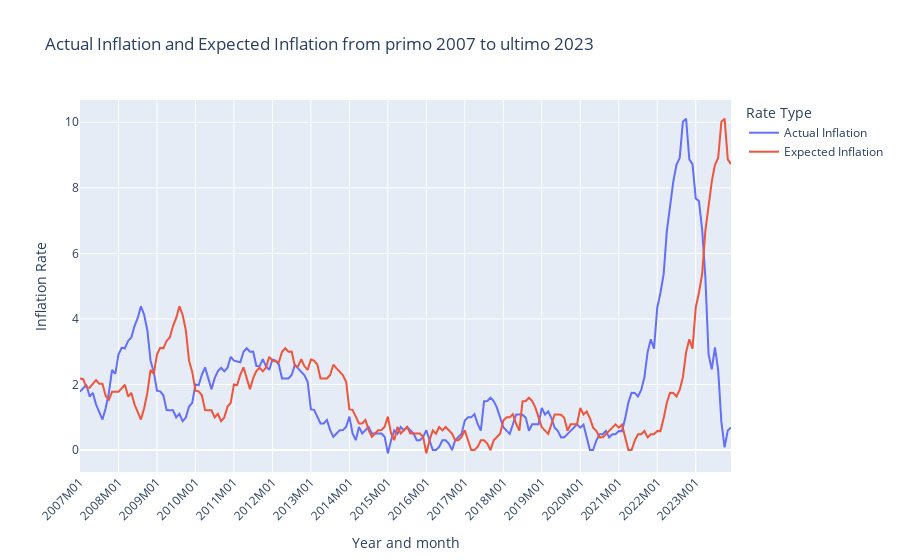

This figure's notebook cell:
### Markdown cell above
We will now explore the final dataset by plotting the uneployment rates, the inflation and the expected inflation.

### Code cell
# Create the static plot for actual and expected inflation
plt.figure(figsize=(10, 5))
plt.plot(final_dataset['year_month'], final_dataset['inflation'], label='Actual Inflation')
plt.plot(final_dataset['year_month'], final_dataset['exp_inflation'], label='Expected Inflation', linestyle='--')

plt.xlabel('')
plt.ylabel('Inflation Rate')
plt.title('Actual Inflation and Expected Inflation from primo 2007 to ultimo 2023')
plt.xticks(ticks=final_dataset['year_month'][::12], labels=final_dataset['year_month'][::12], rotation=90)
plt.legend()

plt.grid(True)
plt.tight_layout()
plt.show()

# Create the interactive plot with plotly for actual and expected inflation
fig = px.line(final_dataset, x='year_month', y=['inflation', 'exp_inflation'], title='Actual Inflation and Expected Inflation from primo 2007 to ultimo 2023', labels={'value': 'Inflation Rate', 'year_month': 'Year and month', 'variable': 'Rate Type'})

# Rename the legends by updating the names of the traces
for trace, name in zip(fig.data, ['Actual Inflation', 'Expected Inflation']):
    trace.name = name

fig.update_layout(xaxis_tickangle=-45, xaxis=dict(tickmode='array', tickvals=final_dataset['year_month'][::12], ticktext=final_dataset['year_month'][::12]))
fig.show()

### Figure 1 — Plotly figure (JSON) as saved in the notebook; plotly's stock layout.template omitted (floating-point values rounded to 4 significant figures; data arrays with more than 128 entries replaced by an {"elided": "..."} marker saying what was removed)
{"data": [{"hovertemplate": "Rate Type=inflation<br>Year and month=%{x}<br>Inflation Rate=%{y}<extra></extra>", "legendgroup": "inflation", "line": {"color": "#636efa", "dash": "solid"}, "marker": {"symbol": "circle"}, "mode": "lines", "name": "Actual Inflation", "orientation": "v", "showlegend": true, "type": "scatter", "x": {"elided": "204 str values"}, "xaxis": "x", "y": {"elided": "204 float values"}, "yaxis": "y"}, {"hovertemplate": "Rate Type=exp_inflation<br>Year and month=%{x}<br>Inflation Rate=%{y}<extra></extra>", "legendgroup": "exp_inflation", "line": {"color": "#EF553B", "dash": "solid"}, "marker": {"symbol": "circle"}, "mode": "lines", "name": "Expected Inflation", "orientation": "v", "showlegend": true, "type": "scatter", "x": {"elided": "204 str values"}, "xaxis": "x", "y": {"elided": "204 float values"}, "yaxis": "y"}], "layout": {"legend": {"title": {"text": "Rate Type"}, "tracegroupgap": 0}, "title": {"text": "Actual Inflation and Expected Inflation from primo 2007 to ultimo 2023"}, "xaxis": {"anchor": "y", "domain": [0, 1], "tickangle": -45, "tickmode": "array", "ticktext": ["2007M01", "2008M01", "2009M01", "2010M01", "2011M01", "2012M01", "2013M01", "2014M01", "2015M01", "2016M01", "2017M01", "2018M01", "2019M01", "2020M01", "2021M01", "2022M01", "2023M01"], "tickvals": ["2007M01", "2008M01", "2009M01", "2010M01", "2011M01", "2012M01", "2013M01", "2014M01", "2015M01", "2016M01", "2017M01", "2018M01", "2019M01", "2020M01", "2021M01", "2022M01", "2023M01"], "title": {"text": "Year and month"}}, "yaxis": {"anchor": "x", "domain": [0, 1], "title": {"text": "Inflation Rate"}}}}
